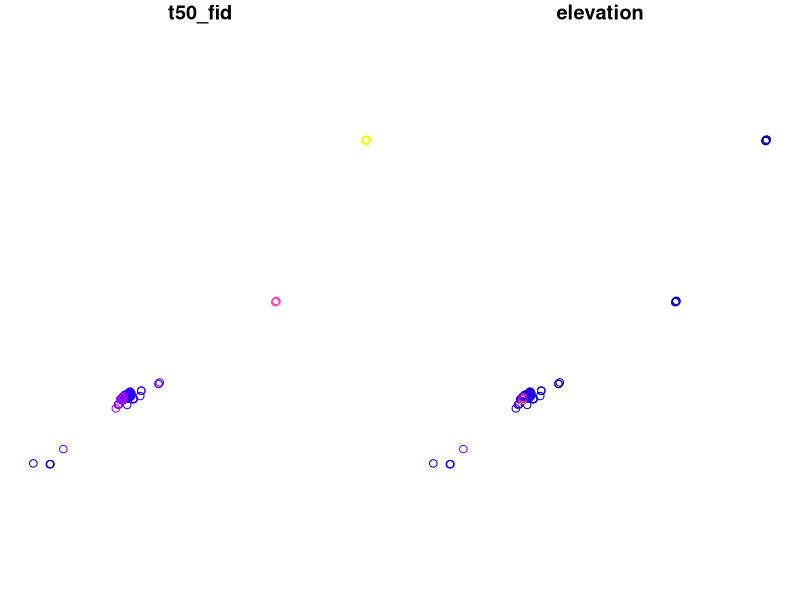

Reproduce this figure in R.
library(sf)
library(raster)
library(dplyr)
library(spData)

canterbury = nz %>% filter(Name == "Canterbury")
canterbury_height = nz_height[canterbury, ]

nz_height[canterbury, , op = st_disjoint]

plot(nz_height)

## Spatial operation vector data

#1 Spatial subsetting

canterbury = nz %>% filter(Name == "Canterbury")
canterbury_height = nz_height[canterbury, ]

canterbury_height3 = nz_height %>%
  filter(st_intersects(x = ., y = canterbury, sparse = FALSE))

#2 Topological relations 
a_poly = st_polygon(list(rbind(c(-1, -1), c(1, -1), c(1, 1), c(-1, -1))))
a = st_sfc(a_poly)
# create a line
l_line = st_linestring(x = matrix(c(-1, -1, -0.5, 1), ncol = 2))
l = st_sfc(l_line)
# create points
p_matrix = matrix(c(0.5, 1, -1, 0, 0, 1, 0.5, 1), ncol = 2)
p_multi = st_multipoint(x = p_matrix)
p = st_cast(st_sfc(p_multi), "POINT")  # convert type of the sf

(st_intersects(p, a) %>% lengths )> 0

st_intersects(p, a, sparse = FALSE)

st_disjoint(p, a, sparse = FALSE)[, 1]

st_within(p, a, sparse = FALSE)[, 1]

st_touches(p, a, sparse = FALSE)[, 1]

sel = st_is_within_distance(p, a, dist = 0.9) # can only return a sparse matrix
lengths(sel) > 0

#3 Spatial joining
